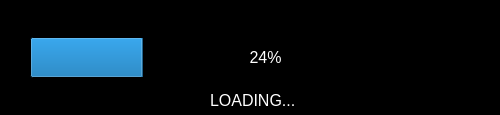
<?xml version="1.0" encoding="UTF-8"?>
<ui version="4.0">
 <class>Form</class>
 <widget class="QWidget" name="Form">
  <property name="geometry">
   <rect>
    <x>0</x>
    <y>0</y>
    <width>500</width>
    <height>115</height>
   </rect>
  </property>
  <property name="windowTitle">
   <string>Form</string>
  </property>
  <property name="styleSheet">
   <string notr="true">background-color: rgb(0, 0, 0);
color: rgb(255, 255, 255);</string>
  </property>
  <widget class="QProgressBar" name="progressBar">
   <property name="geometry">
    <rect>
     <x>30</x>
     <y>37</y>
     <width>471</width>
     <height>41</height>
    </rect>
   </property>
   <property name="font">
    <font>
     <pointsize>12</pointsize>
    </font>
   </property>
   <property name="value">
    <number>24</number>
   </property>
  </widget>
  <widget class="QLabel" name="label">
   <property name="geometry">
    <rect>
     <x>210</x>
     <y>90</y>
     <width>181</width>
     <height>20</height>
    </rect>
   </property>
   <property name="font">
    <font>
     <pointsize>12</pointsize>
    </font>
   </property>
   <property name="text">
    <string>LOADING...</string>
   </property>
  </widget>
 </widget>
 <resources/>
 <connections/>
</ui>
